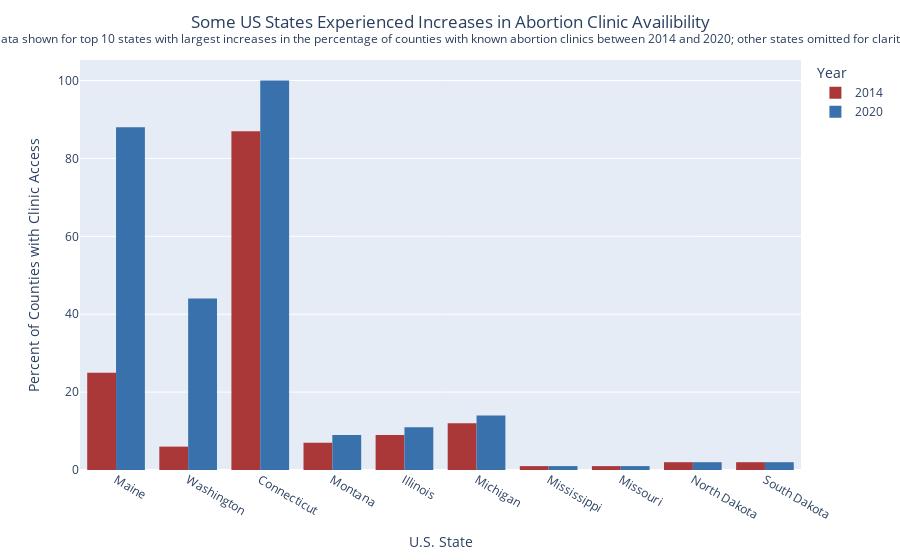

Source (notebook cell):
### Code cell
prop_fig = px.histogram(bot_declines, 
                        x='U.S. State', 
                        y='Percent of Counties with Clinic', 
                        color='Year', 
                        barmode='group', 
                        category_orders={'Year': ['2014', '2020']},
                        color_discrete_map={
                            '2014': '#ab3838',
                            '2020': '#3871ab'
                        }
                        )

prop_fig.update_layout(
    title={
        'text': "Some US States Experienced Increases in Abortion Clinic Availibility<br><sup>Data shown for top 10 states with largest increases in the percentage of counties with known abortion clinics between 2014 and 2020; other states omitted for clarity.</sup>",
        'y':0.95,
        'x':0.5,
        'xanchor': 'center',
        'yanchor': 'top'
    },
    yaxis_title='Percent of Counties with Clinic Access'
)

prop_fig.show()

### Figure 1 — Plotly figure (JSON) as saved in the notebook; plotly's stock layout.template omitted (floating-point values rounded to 4 significant figures)
{"data": [{"alignmentgroup": "True", "bingroup": "x", "histfunc": "sum", "hovertemplate": "Year=2014<br>U.S. State=%{x}<br>sum of Percent of Counties with Clinic=%{y}<extra></extra>", "legendgroup": "2014", "marker": {"color": "#ab3838", "pattern": {"shape": ""}}, "name": "2014", "offsetgroup": "2014", "orientation": "v", "showlegend": true, "type": "histogram", "x": ["Maine", "Washington", "Connecticut", "Montana", "Illinois", "Michigan", "Mississippi", "Missouri", "North Dakota", "South Dakota"], "xaxis": "x", "y": [25, 6, 87, 7, 9, 12, 1, 1, 2, 2], "yaxis": "y"}, {"alignmentgroup": "True", "bingroup": "x", "histfunc": "sum", "hovertemplate": "Year=2020<br>U.S. State=%{x}<br>sum of Percent of Counties with Clinic=%{y}<extra></extra>", "legendgroup": "2020", "marker": {"color": "#3871ab", "pattern": {"shape": ""}}, "name": "2020", "offsetgroup": "2020", "orientation": "v", "showlegend": true, "type": "histogram", "x": ["Maine", "Washington", "Connecticut", "Montana", "Illinois", "Michigan", "Mississippi", "Missouri", "North Dakota", "South Dakota"], "xaxis": "x", "y": [88, 44, 100, 9, 11, 14, 1, 1, 2, 2], "yaxis": "y"}], "layout": {"barmode": "group", "legend": {"title": {"text": "Year"}, "tracegroupgap": 0}, "margin": {"t": 60}, "title": {"text": "Some US States Experienced Increases in Abortion Clinic Availibility<br><sup>Data shown for top 10 states with largest increases in the percentage of counties with known abortion clinics between 2014 and 2020; other states omitted for clarity.</sup>", "x": 0.5, "xanchor": "center", "y": 0.95, "yanchor": "top"}, "xaxis": {"anchor": "y", "domain": [0, 1], "title": {"text": "U.S. State"}}, "yaxis": {"anchor": "x", "domain": [0, 1], "title": {"text": "Percent of Counties with Clinic Access"}}}}
